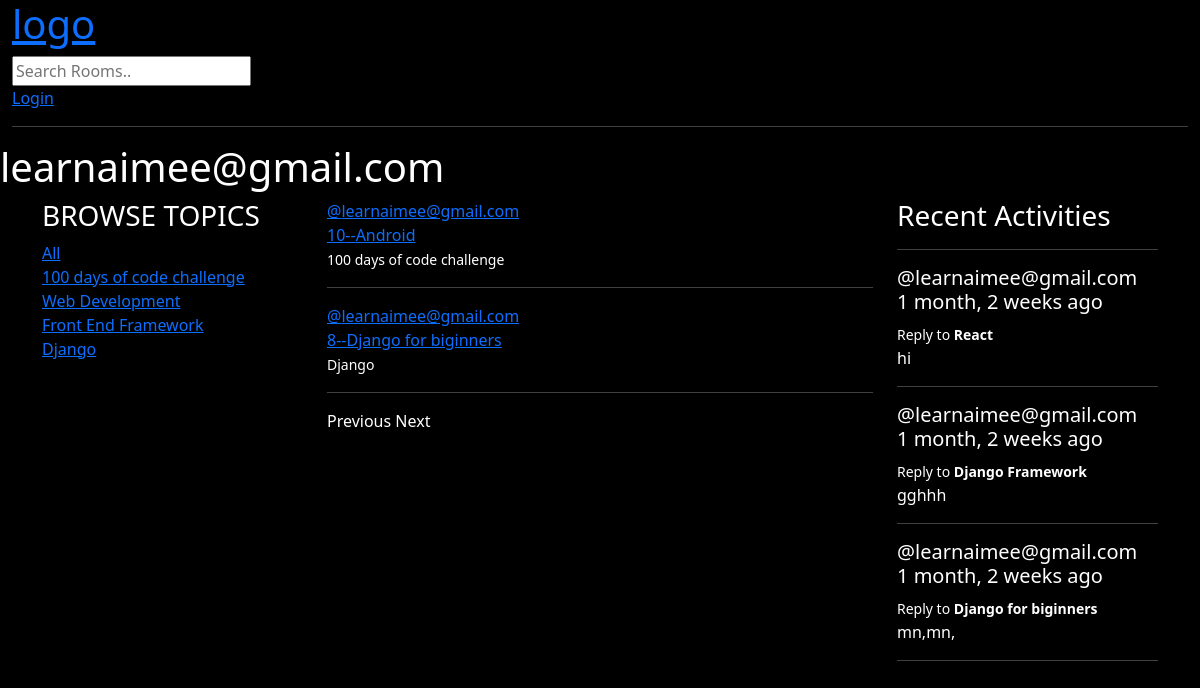
The page /profile/2 on the database its author committed.
### base/models.py (models this page shows, shortened)
class Topic(models.Model):
    name = models.CharField(max_length=200)

class Room(models.Model):
    host= models.ForeignKey(User,on_delete=models.SET_NULL,null=True)
    topic = models.ForeignKey(Topic,on_delete=models.SET_NULL,null=True)
    name = models.CharField(max_length=200)
    description = models.TextField(null=True,blank=True)
    participants=models.ManyToManyField(User,related_name='participants',blank=True)
    updated= models.DateTimeField(auto_now=True)    # every save
    created =models.DateTimeField(auto_now_add=True)# first save
    class Meta:
        ordering =["-updated","-created"]
    def __str__(self):
        return self.name

class Messages(models.Model):
    user = models.ForeignKey(User,on_delete=models.CASCADE)
    room = models.ForeignKey(Room,on_delete=models.CASCADE)
    body =models.TextField()
    updated = models.DateTimeField(auto_now=True)  # every save
    created = models.DateTimeField(auto_now_add=True)  # first save

### base/views.py (the view)
# urls.py: path('profile/<str:pk>', views.userProfile, name='profile'),
def userProfile(request,pk):
    user =User.objects.get(id=int(pk))
    rooms = user.room_set.all()
    room_msgs = user.messages_set.all()
    topics =Topic.objects.all()
    context={'user':user,'rooms':rooms,'room_msgs':room_msgs,'topics':topics}
    return render(request,'./base/profile.html',context)

### templates/base/profile.html
{% extends '../main.html' %}
{% block content %}
<h1>{{user.username}}</h1>
<div class="container">
    <div class="row">
        <div class="col-md-3">
         {% include './topics_component.html' %}
        </div>
        <div class="col-md-6">
       {% include './rooms_component.html' %}
        </div>
        <div class="col-md-3">
          {% include './activity_component.html' %}
        </div>
    </div>
</div>
{% endblock content %}

### templates/base/topics_component.html
<div>
<h3>BROWSE TOPICS</h3>
<a href="{% url 'home' %}">All</a>
{% for topic in topics %}
<div>
<a href="{% url 'home' %}?q={{topic.name}}">{{topic.name}}</a>
</div>
{% endfor %}
</div>

### templates/base/rooms_component.html (shortened to what this page needs)
<div>
{% for room in rooms %}
<div>
<span><a href="{% url 'profile' room.host.id %} ">@{{room.host.username}}</a></span>
<br>
<a type="button" class="pst-group-item pst-group-item-action">
{{room.id}}--<a href="{% url 'room' room.id %}">{{room.name}}</a>
</a>
<br>
<small>{{room.topic.name}}</small>
<br>
<hr>
</div>
{% endfor %}
</div>
     <div>
        {% if rooms.has_previous %}
         <a href="?page={{ rooms.previous_page_number }}">Previous</a>
        {% else %}
        <a>Previous</a>
        {% endif %}
        {% if rooms.has_next %}
        <a href="?page={{ rooms.next_page_number }}">Next</a>
        {% else %}
       <a >Next</a>
        {% endif %}
     </div>

### templates/base/activity_component.html (shortened to what this page needs)
<div>
<h3>Recent Activities</h3>
<hr>
{% for msg in room_msgs%}
<div>
    <h5>@{{msg.user}}  {{msg.created|timesince}} ago</h5>
    <small>Reply to <strong>{{msg.room}}</strong></small>
    <p>{{msg.body}}</p>
</div>
<hr>
{% endfor %}
</div>

### static/styles/main.css (style rules this page uses)
body { background-color:black; color: white; }

### rows shown on the page
Topic: name "100 days of code challenge"
Topic: name "Web Development"
Topic: name "Front End Framework"
Topic: name "Django"
Room: host.username "learnaimee@gmail.com", id "10", name "Android", topic.name "100 days of code challenge"
Room: host.username "learnaimee@gmail.com", id "8", name "Django for biginners", topic.name "Django"
Messages: user "learnaimee@gmail.com", created "1 month, 2 weeks", room "React", body "hi"
Messages: user "learnaimee@gmail.com", created "1 month, 2 weeks", room "Django Framework", body "gghhh"
Messages: user "learnaimee@gmail.com", created "1 month, 2 weeks", room "Django for biginners", body "mn,mn,"

### other values the page prints
{{ user.username }} "learnaimee@gmail.com"
